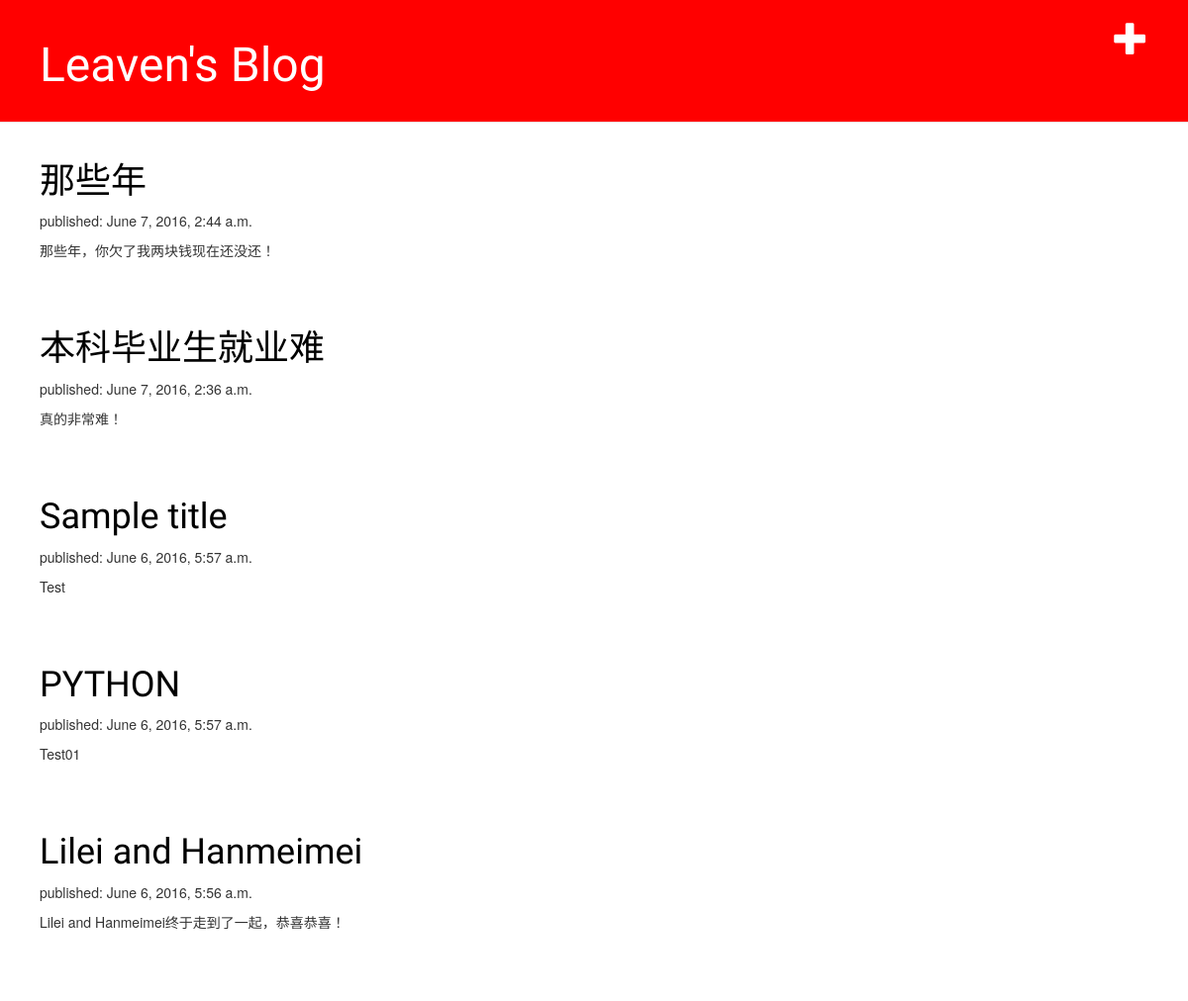
The app's page /, older data.
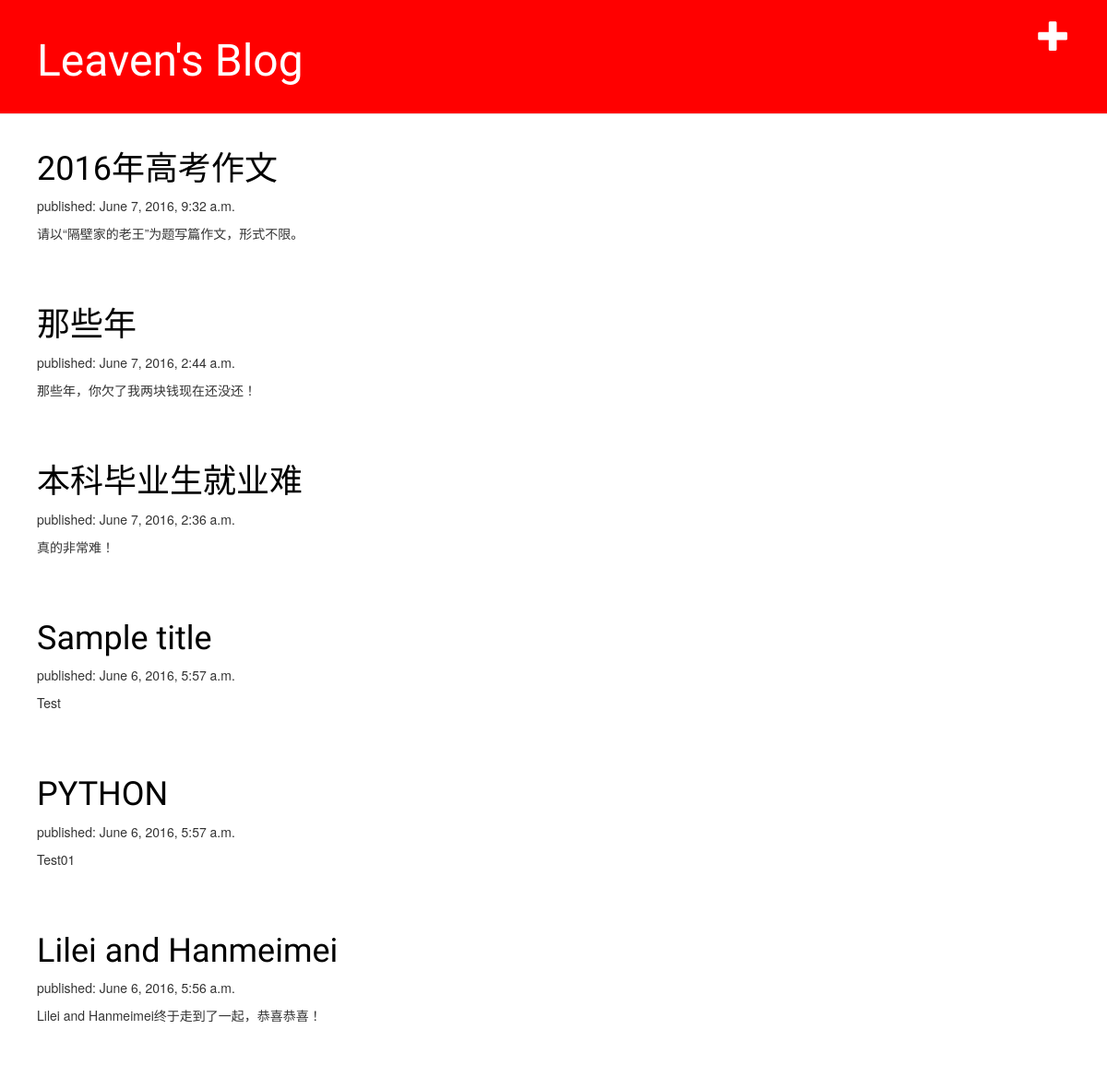
The same page, newer data.
### blog/models.py (models this page shows, shortened)
class Post(models.Model):
    author = models.ForeignKey(User)
    title = models.CharField(max_length=200)
    text = models.TextField()
    created_date = models.DateTimeField(default=timezone.now)
    published_date = models.DateTimeField(blank=True, null=True)

### blog/views.py (the view)
# urls.py: url(r'^$', views.post_list),
def post_list(request):
    posts = Post.objects.filter(published_date__isnull=False).order_by('-published_date')
    return render(request, 'blog/post_list.html', {'posts': posts})

### blog/templates/blog/post_list.html
{% extends 'blog/base.html' %}
{% block content %}
{% for post in posts %}
    <div class="post">
        <h1><a href="{% url 'blog.views.post_detail' pk=post.pk %}">{{ post.title }}</a></h1>
        <p>published: {{ post.published_date }}</p>
        <p>{{ post.text|linebreaks }}</p>
    </div>
{% endfor %}
{% endblock content %}

Row changes from the older to the newer data that the page shows:
added Post: title "2016年高考作文", published_date "June 7, 2016, 9:32 a.m.", text "请以“隔壁家的老王”为题写篇作文，形式不限。"
